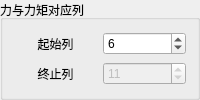
      <widget class="QGroupBox" name="groupBox_5">
       <property name="minimumSize">
        <size>
         <width>0</width>
         <height>0</height>
        </size>
       </property>
       <property name="title">
        <string>力与力矩对应列</string>
       </property>
       <layout class="QVBoxLayout" name="verticalLayout_10">
        <item>
         <layout class="QHBoxLayout" name="horizontalLayout_8">
          <item>
           <widget class="QLabel" name="label_26">
            <property name="toolTip">
             <string>默认力与力矩总列数为6</string>
            </property>
            <property name="text">
             <string>起始列</string>
            </property>
            <property name="alignment">
             <set>Qt::AlignCenter</set>
            </property>
            <property name="buddy">
             <cstring>spbFMStartCol</cstring>
            </property>
           </widget>
          </item>
          <item>
           <widget class="QSpinBox" name="spbFMStartCol">
            <property name="toolTip">
             <string>默认力与力矩总列数为6</string>
            </property>
            <property name="value">
             <number>6</number>
            </property>
           </widget>
          </item>
         </layout>
        </item>
        <item>
         <layout class="QHBoxLayout" name="horizontalLayout_7">
          <item>
           <widget class="QLabel" name="label_27">
            <property name="toolTip">
             <string>力与力矩起始列</string>
            </property>
            <property name="text">
             <string>终止列</string>
            </property>
            <property name="alignment">
             <set>Qt::AlignCenter</set>
            </property>
            <property name="buddy">
             <cstring>spbFMEndCol</cstring>
            </property>
           </widget>
          </item>
          <item>
           <widget class="QSpinBox" name="spbFMEndCol">
            <property name="enabled">
             <bool>false</bool>
            </property>
            <property name="toolTip">
             <string>力与力矩终止列</string>
            </property>
            <property name="maximum">
             <number>50</number>
            </property>
            <property name="value">
             <number>11</number>
            </property>
           </widget>
          </item>
         </layout>
        </item>
       </layout>
      </widget>
